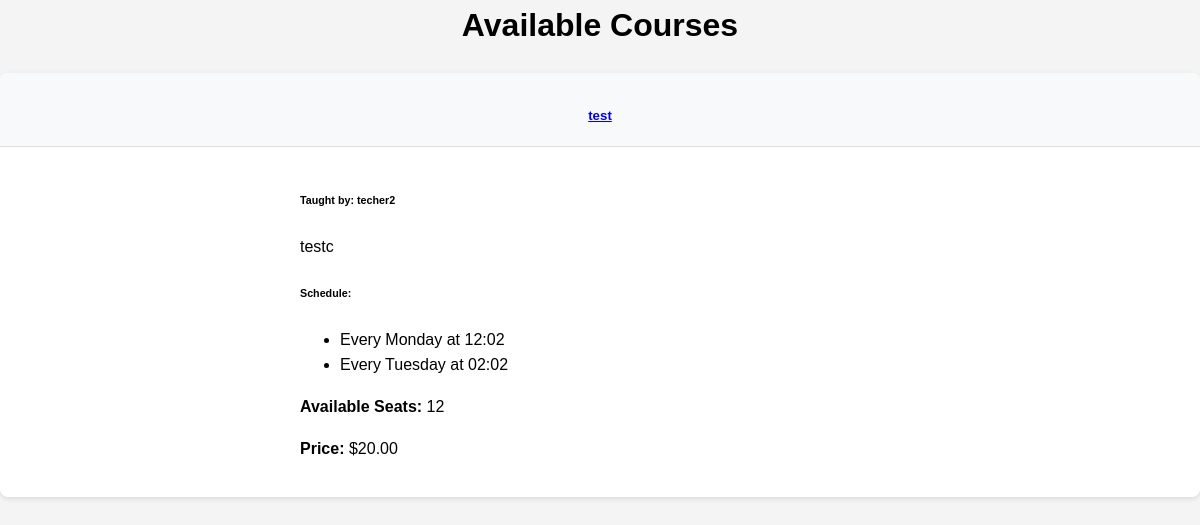
Screenshot of /course/ with the database file from the repository.
### course/models.py (models this page shows, shortened)
class Course(models.Model):
    title = models.CharField(max_length=200)
    description = models.TextField()
    content = models.TextField(help_text="Detailed course content and materials")
    teacher = models.ForeignKey(
        settings.AUTH_USER_MODEL,
        on_delete=models.CASCADE,
        limit_choices_to={'is_teacher': True},
    )
    capacity = models.PositiveIntegerField()
    pre_requisites = models.TextField(blank=True, null=True)
    created_at = models.DateTimeField(auto_now_add=True)
    price = models.DecimalField(
        max_digits=10,
        decimal_places=2,
        default=Decimal('0.00'),
        help_text="Course price in USD"
    )

class Schedule(models.Model):
    WEEKDAY_CHOICES = [
        (0, 'Monday'),
        (1, 'Tuesday'),
        (2, 'Wednesday'),
        (3, 'Thursday'),
        (4, 'Friday'),
        (5, 'Saturday'),
        (6, 'Sunday'),
    ]
    SCHEDULE_TYPE_CHOICES = [
        ('date', 'Specific Date'),
        ('weekday', 'Weekly Schedule'),
    ]
    course = models.ForeignKey('Course', on_delete=models.CASCADE, related_name='schedules')
    schedule_type = models.CharField(
        max_length=7,
        choices=SCHEDULE_TYPE_CHOICES,
        default='date'
    )
    specific_date = models.DateField(null=True, blank=True)
    weekday = models.IntegerField(choices=WEEKDAY_CHOICES, null=True, blank=True)
    time = models.TimeField()
    def get_schedule_display(self):
        if self.schedule_type == 'date':
            if self.specific_date:
                return f"On {self.specific_date.strftime('%Y-%m-%d')} at {self.time.strftime('%H:%M')}"
            return "Date not set"
        elif self.schedule_type == 'weekday':
            if self.weekday is not None:
                return f"Every {self.get_weekday_display()} at {self.time.strftime('%H:%M')}"
            return "Weekday not set"
        return "No schedule set"
    def get_weekday_display(self):
        for value, display in self.WEEKDAY_CHOICES:
            if self.weekday == value:
                return display
        return "Unknown"

### portal/models.py (models this page shows)
class User(AbstractUser):
    is_teacher = models.BooleanField(default=False)
    is_admin = models.BooleanField(default=False)
    groups = models.ManyToManyField(
        'auth.Group',
        related_name='portal_user_set',
        blank=True,
        help_text='The groups this user belongs to.',
        verbose_name='groups'
    )
    user_permissions = models.ManyToManyField(
        'auth.Permission',
        related_name='portal_user_set',
        blank=True,
        help_text='Specific permissions for this user.',
        verbose_name='user permissions'
    )

### course/views.py (the view)
# urls.py: path('course/', views.CourseListView.as_view(), name='course'),
class CourseListView(ListView):
    model = Course
    context_object_name = 'courses'
    template_name = 'courses/course_list.html'
    def get_context_data(self, **kwargs):
        context = super().get_context_data(**kwargs)
        context['user'] = self.request.user
        return context

### course/templates/courses/course_list.html (shortened to what this page needs)
{% extends 'base.html' %}
{% block content %}
<div class="container">
    <h1 class="mb-4">Available Courses</h1>
    <div class="row">
        {% for course in courses %}
        <div class="col-md-6 mb-4">
            <div class="card h-100">
                <div class="card-header">
                    <h5 class="card-title mb-0">
                        <a href="{% url 'course_detail' course.id %}">{{ course.title }}</a>
                    </h5>
                </div>
                <div class="card-body">
                    <h6 class="card-subtitle mb-2 text-muted">Taught by: {{ course.teacher.username }}</h6>
                    <p class="card-text">{{ course.description|truncatewords:30 }}</p>
                    <h6>Schedule:</h6>
                    <ul class="list-group mb-3">
                    {% for schedule in course.schedules.all %}
                        <li class="list-group-item">{{ schedule.get_schedule_display }}</li>
                    {% endfor %}
                    </ul>
                    <p class="card-text"><strong>Available Seats:</strong> {{ course.capacity }}</p>
                    <p class="card-text">
                        <strong>Price:</strong>
                        {% if course.price == 0 %}Free{% else %}${{ course.price }}{% endif %}
                    </p>
                </div>
            </div>
        </div>
        {% empty %}
        <div class="col">
            <p>No courses are available.</p>
        </div>
        {% endfor %}
    </div>
</div>
{% endblock %}

### static/css/style.css (style rules this page uses)
body { font-family: 'Arial', sans-serif; line-height: 1.6; margin: 0; padding: 0; background-color: #f4f4f4; }
.container { text-align: center; max-width: 1200px; width: auto; margin: auto; overflow: hidden; }
.card { background: white; border-radius: 8px; box-shadow: 0 2px 5px rgba(0,0,0,0.1); margin-bottom: 20px; transition: transform 0.3s ease; }
.card-body { padding: 20px; text-align: left; margin: 0 auto; max-width: 600px; }
.card-title { color: #333; margin-bottom: 10px; }
.card-header { background: #f8f9fa; padding: 10px; border-bottom: 1px solid #ddd; border-radius: 8px 8px 0 0; text-align: center; }
.mb-4 { margin-top: 0; text-align: center; }

### rows the page displays
Course: title "test", teacher.username "techer2", description "testc", capacity "12", price "20.00"
Schedule: schedule "Every Monday at 12:02"
Schedule: schedule "Every Tuesday at 02:02"
